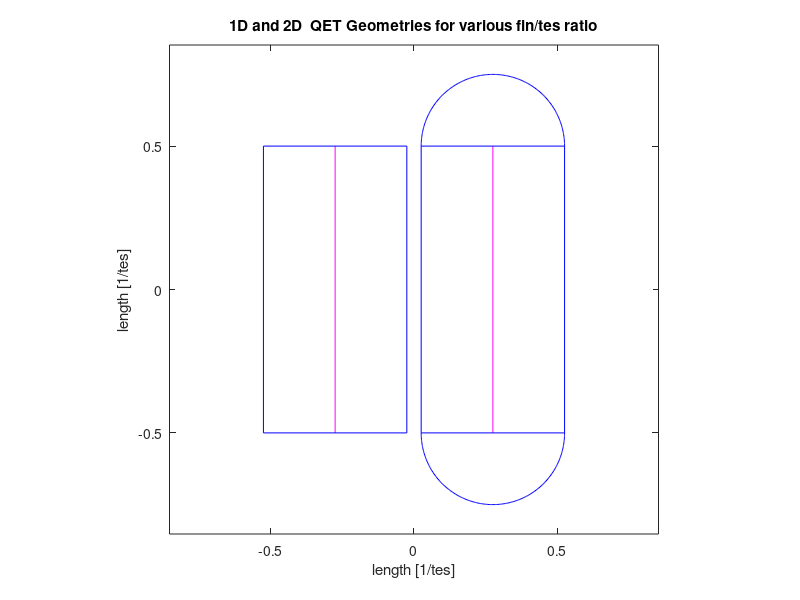
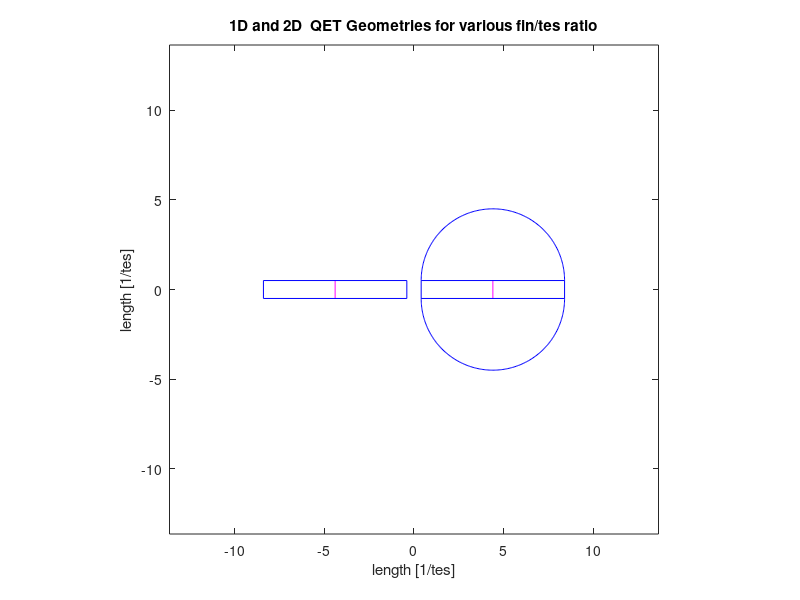

Recreate these plots in MATLAB, in order.
%let's visually show how 2D geometries improve with longer diffuion
%lengths

ltes=1;
lfin=[0.25,4]';

for jfin=1:length(lfin)
    
    figure(jfin)
    set(jfin,'position',[50 50 525 475]);
    %---------- 1D QP Propagation ----------
    %let's offset from the origin by 1.1 fin lengths
    dx= -1.1*lfin(jfin)
    dy= 0;
    
    %TES
    xtes = [0,0]';
    ytes = ltes*[-0.5,0.5]';
    
    plot(dx+xtes,dy+ytes,'-m')
    hold on
    %FIN
    yfin = ltes*[-0.5, 0.5, 0.5, -0.5, -0.5]';
    xfin = lfin(jfin)*[-1, -1, 1, 1, -1]';
    plot(dx+xfin,dy+yfin,'-b')
    
    %---------- 2D QP Propagation ----------
    %let's offset from the origin by 1.1 fin lengths
    dx= 1.1*lfin(jfin)
    dy= 0;
    
    %TES
    xtes = [0,0]';
    ytes = ltes*[-0.5,0.5]';   
    plot(dx+xtes,dy+ytes,'-m')
 
    %FIN
    
    % rectangular section
    yfin = ltes*[-0.5, 0.5, 0.5, -0.5, -0.5]';
    xfin = lfin(jfin)*[-1, -1, 1, 1, -1]';
    plot(dx+xfin,dy+yfin,'-b')
    
    % 2D section:
    phid = [0:180]';
    xfin = 0 + lfin(jfin)*cosd(phid);
    yfin = ltes/2+lfin(jfin)*sind(phid);
    plot(dx+xfin,dy+yfin,'-b');
    
    phid = [180:360]';
    xfin = 0 + lfin(jfin)*cosd(phid);
    yfin = -ltes/2+lfin(jfin)*sind(phid);
    plot(dx+xfin,dy+yfin,'-b');
    
    hold off
    
    axis square
    dlim = max(1.1*(ltes/2+lfin(jfin)), 1.1*3.1*lfin(jfin));
    xlim([-dlim,dlim])
    ylim([-dlim,dlim])
    
    xlabel('length [1/tes]')
    ylabel('length [1/tes]')
    title(['1D and 2D  QET Geometries for various fin/tes ratio'])
    
end    
    